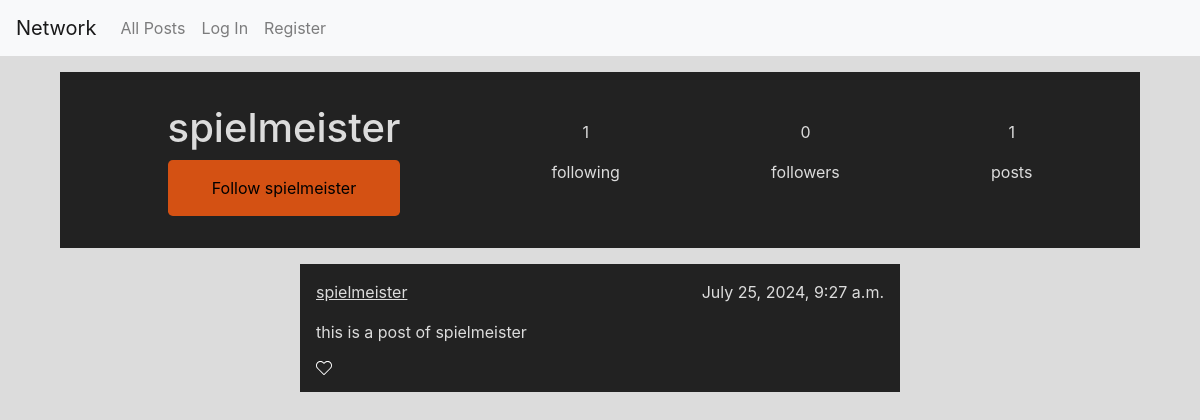
The page /profile/1 on the database as committed earlier.
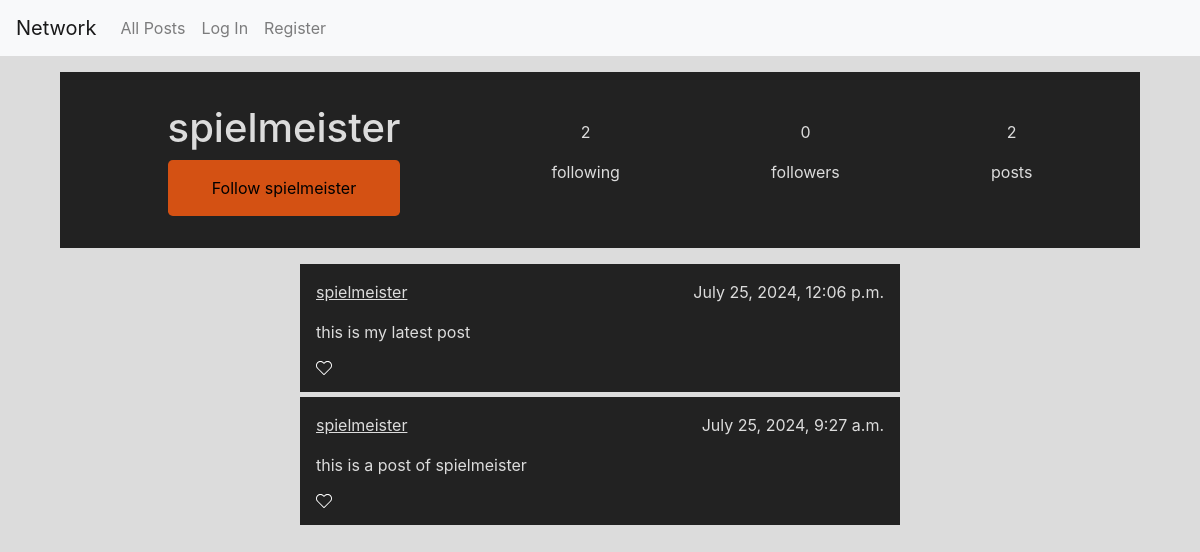
The same page on the database as committed later.
### network/models.py (models this page shows)
class Post(models.Model):
    user = models.ForeignKey(User, on_delete=models.CASCADE)
    content = models.CharField(max_length=9999)
    timestamp = models.DateTimeField(default=timezone.now())

class User(AbstractUser):
    pass

### network/views.py (the view)
# urls.py: path("profile/<int:user_id>", views.profile, name="profile"),
def profile(request, user_id):
    try:
        profile = User.objects.filter(id=user_id)[0]
        posts = Post.objects.filter(user=profile).order_by("-timestamp")
        followed = Follow.objects.filter(follower=request.user.id, followed=user_id)
        if(len(followed) == 1):
            followed = True
        else:
            followed = False
    except:
        return HttpResponseRedirect(reverse("index"))
    return render(request, "network/profile.html",{
        "profile": profile,
        "posts": posts,
        "followed":followed,
        "followednum": Follow.objects.filter(followed=profile).count(),
        "followernum": Follow.objects.filter(follower=profile).count(),
    })

### network/templates/network/profile.html (shortened to what this page needs)
{% extends 'network/layout.html' %}
{% block body %}
<div id="user">
    <div id="info">
        <div>
            <h1>{{ profile.username }}</h1>
            {% if not user.id == profile.id %}
            {% if followed %}
            <a class="button followed" href="{% url 'follow' profile.id %}">Unfollow {{ profile.username }}</a>
            {% else %}
            <a class="button" href="{% url 'follow' profile.id %}">Follow {{ profile.username }}</a>
            {% endif %}
            {% endif %}
        </div>
        <div>
            <p>{{ followernum }}</p>
            <p>following</p>
        </div>
        <div>
            <p>{{ followednum }}</p>
            <p>followers</p>
        </div>
        <div>
            <p>{{ posts|length }}</p>
            <p>posts</p>
        </div>
    </div>
</div>
<div id="post-list">
    {% for post in posts %}
    <div class="post">
        <div class="post-top">
            <p class="post-user"><a href="{% url 'profile' post.user.id%}">{{ post.user }}</a></p>
            <p class="post-timestamp">{{ post.timestamp }}</p>
        </div>
        <div class="post-body">
            <p>{{ post.content }}</p>
        </div>
        <div class="post-bottom">
        </div>
    </div>
    {% endfor %}
</div>
{% endblock %}

Rows that differ between the two databases and show on the page:
added Post: user "spielmeister", timestamp "July 25, 2024, 12:06 p.m.", content "this is my latest post"
Other text that changed with them:
{{ followernum }}: "1" → "2"
{{ posts|length }}: "1" → "2"
